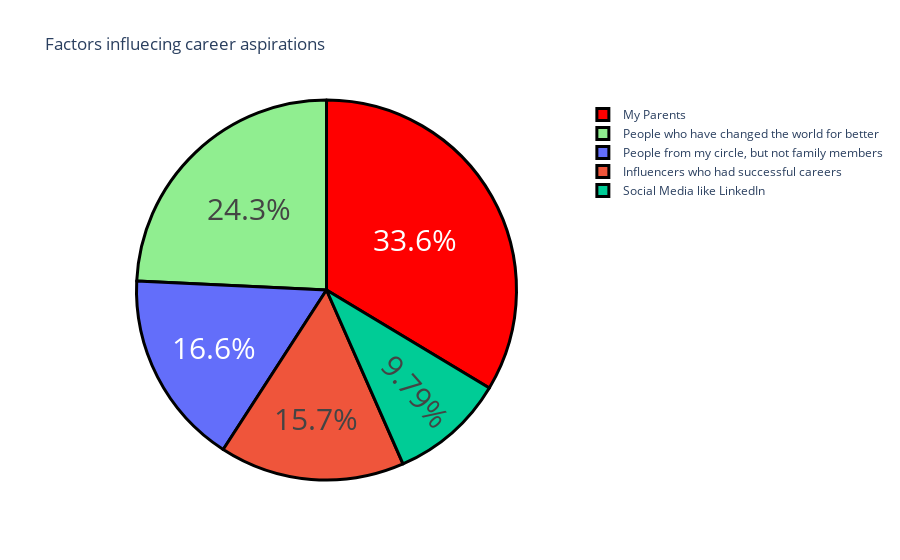

Notebook cell for this chart:
### Code cell
# What are the factors influencing the career aspirations of Genz?

question2 = data["Which of the below factors influence the most about your career aspirations ?"].value_counts()
label = question2.index
counts = question2.values
colors = ["red","lightgreen"]

fig = go.Figure(data = [go.Pie(labels = label,values = counts)])
fig.update_layout(title_text = "Factors influecing career aspirations")

fig.update_traces(hoverinfo = "label+value",
                 textinfo = "percent",
                 textfont_size = 30,
                 marker = dict(colors = colors,
                              line = dict(color="black",
                                         width = 3)))
fig.show()

### Figure 1 — Plotly figure (JSON) as saved in the notebook; plotly's stock layout.template omitted (floating-point values rounded to 4 significant figures)
{"data": [{"hoverinfo": "label+value", "labels": ["My Parents", "People who have changed the world for better", "People from my circle, but not family members", "Influencers who had successful careers", "Social Media like LinkedIn"], "marker": {"colors": ["red", "lightgreen"], "line": {"color": "black", "width": 3}}, "textfont": {"size": 30}, "textinfo": "percent", "type": "pie", "values": [79, 57, 39, 37, 23]}], "layout": {"autosize": true, "title": {"text": "Factors influecing career aspirations"}}}
